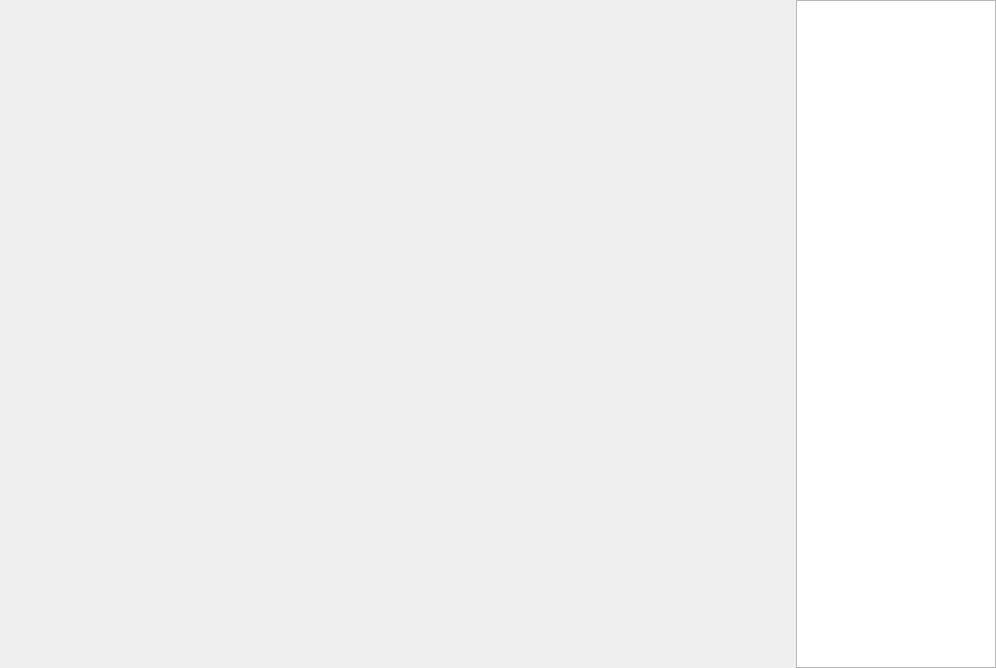
<?xml version="1.0" encoding="UTF-8"?>
<ui version="4.0">
 <class>TabSpectrumWidget</class>
 <widget class="QWidget" name="TabSpectrumWidget">
  <property name="geometry">
   <rect>
    <x>0</x>
    <y>0</y>
    <width>996</width>
    <height>668</height>
   </rect>
  </property>
  <property name="windowTitle">
   <string>Form</string>
  </property>
  <layout class="QHBoxLayout" name="horizontalLayout" stretch="4,1,1">
   <property name="spacing">
    <number>0</number>
   </property>
   <property name="leftMargin">
    <number>0</number>
   </property>
   <property name="topMargin">
    <number>0</number>
   </property>
   <property name="rightMargin">
    <number>0</number>
   </property>
   <property name="bottomMargin">
    <number>0</number>
   </property>
   <item>
    <layout class="QVBoxLayout" name="spectumWidgetsContainer"/>
   </item>
   <item>
    <widget class="CorrelationGroupWidget" name="correlationsGroupWidget" native="true">
     <property name="minimumSize">
      <size>
       <width>200</width>
       <height>0</height>
      </size>
     </property>
    </widget>
   </item>
   <item>
    <widget class="QTreeView" name="settingsTreeView">
     <property name="sizePolicy">
      <sizepolicy hsizetype="Preferred" vsizetype="Preferred">
       <horstretch>0</horstretch>
       <verstretch>0</verstretch>
      </sizepolicy>
     </property>
     <property name="minimumSize">
      <size>
       <width>200</width>
       <height>0</height>
      </size>
     </property>
    </widget>
   </item>
  </layout>
 </widget>
 <customwidgets>
  <customwidget>
   <class>CorrelationGroupWidget</class>
   <extends>QWidget</extends>
   <header>Correlations/CorrelationGroupWidget.h</header>
   <container>1</container>
  </customwidget>
 </customwidgets>
 <resources/>
 <connections/>
</ui>
